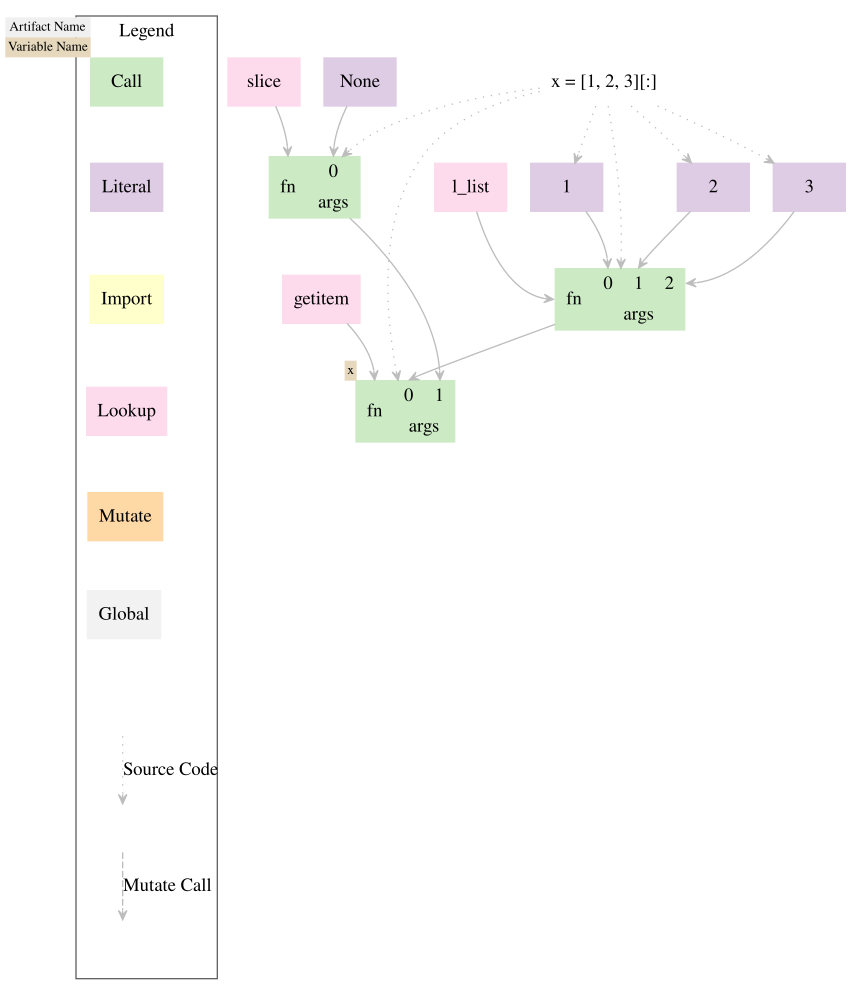

Here is the Python script that generated this plot:
import datetime
from pathlib import *
from lineapy.data.types import *
from lineapy.utils import get_new_id

source_1 = SourceCode(
    code="x = [1, 2, 3][:]",
    location=PosixPath("[source file path]"),
)
call_1 = CallNode(
    source_location=SourceLocation(
        lineno=1,
        col_offset=4,
        end_lineno=1,
        end_col_offset=13,
        source_code=source_1.id,
    ),
    function_id=LookupNode(
        name="l_list",
    ).id,
    positional_args=[
        LiteralNode(
            source_location=SourceLocation(
                lineno=1,
                col_offset=5,
                end_lineno=1,
                end_col_offset=6,
                source_code=source_1.id,
            ),
            value=1,
        ).id,
        LiteralNode(
            source_location=SourceLocation(
                lineno=1,
                col_offset=8,
                end_lineno=1,
                end_col_offset=9,
                source_code=source_1.id,
            ),
            value=2,
        ).id,
        LiteralNode(
            source_location=SourceLocation(
                lineno=1,
                col_offset=11,
                end_lineno=1,
                end_col_offset=12,
                source_code=source_1.id,
            ),
            value=3,
        ).id,
    ],
)
global_1 = GlobalNode(
    name="foo",
    call_id=call_1.id,
)
global_2 = GlobalNode(
    name="a",
    call_id=call_1.id,
)
global_3 = GlobalNode(
    name="my_function",
    call_id=call_1.id,
)
global_4 = GlobalNode(
    name="new_df",
    call_id=call_1.id,
)
global_5 = GlobalNode(
    name="r11",
    call_id=call_1.id,
)
global_6 = GlobalNode(
    name="types",
    call_id=call_1.id,
)
global_7 = GlobalNode(
    name="obj",
    call_id=call_1.id,
)
global_8 = GlobalNode(
    name="Decimal",
    call_id=call_1.id,
)
global_9 = GlobalNode(
    name="decimal",
    call_id=call_1.id,
)
global_10 = GlobalNode(
    name="y",
    call_id=call_1.id,
)
global_11 = GlobalNode(
    name="clf",
    call_id=call_1.id,
)
global_12 = GlobalNode(
    name="is_new",
    call_id=call_1.id,
)
global_13 = GlobalNode(
    name="assets",
    call_id=call_1.id,
)
global_14 = GlobalNode(
    name="RandomForestClassifier",
    call_id=call_1.id,
)
global_15 = GlobalNode(
    name="sklearn.ensemble",
    call_id=call_1.id,
)
global_16 = GlobalNode(
    name="sns",
    call_id=call_1.id,
)
global_17 = GlobalNode(
    name="alt",
    call_id=call_1.id,
)
global_18 = GlobalNode(
    name="e",
    call_id=call_1.id,
)
global_19 = GlobalNode(
    name="d",
    call_id=call_1.id,
)
global_20 = GlobalNode(
    name="altair",
    call_id=call_1.id,
)
global_21 = GlobalNode(
    name="r10",
    call_id=call_1.id,
)
global_22 = GlobalNode(
    name="df",
    call_id=call_1.id,
)
global_23 = GlobalNode(
    name="r8",
    call_id=call_1.id,
)
global_24 = GlobalNode(
    name="r9",
    call_id=call_1.id,
)
global_25 = GlobalNode(
    name="r7",
    call_id=call_1.id,
)
global_26 = GlobalNode(
    name="r6",
    call_id=call_1.id,
)
global_27 = GlobalNode(
    name="r5",
    call_id=call_1.id,
)
global_28 = GlobalNode(
    name="r3",
    call_id=call_1.id,
)
global_29 = GlobalNode(
    name="r2",
    call_id=call_1.id,
)
global_30 = GlobalNode(
    name="r1",
    call_id=call_1.id,
)
global_31 = GlobalNode(
    name="img",
    call_id=call_1.id,
)
global_32 = GlobalNode(
    name="open",
    call_id=call_1.id,
)
global_33 = GlobalNode(
    name="PIL.Image",
    call_id=call_1.id,
)
global_34 = GlobalNode(
    name="plt",
    call_id=call_1.id,
)
global_35 = GlobalNode(
    name="ls",
    call_id=call_1.id,
)
global_36 = GlobalNode(
    name="DataFrame",
    call_id=call_1.id,
)
global_37 = GlobalNode(
    name="v",
    call_id=call_1.id,
)
global_38 = GlobalNode(
    name="r4",
    call_id=call_1.id,
)
global_39 = GlobalNode(
    name="pandas",
    call_id=call_1.id,
)
global_40 = GlobalNode(
    name="bs",
    call_id=call_1.id,
)
global_41 = GlobalNode(
    name="x",
    call_id=call_1.id,
)
global_42 = GlobalNode(
    name="pd",
    call_id=call_1.id,
)
global_43 = GlobalNode(
    name="c",
    call_id=call_1.id,
)
global_44 = GlobalNode(
    name="math",
    call_id=call_1.id,
)
global_45 = GlobalNode(
    name="b",
    call_id=call_1.id,
)
call_3 = CallNode(
    source_location=SourceLocation(
        lineno=1,
        col_offset=4,
        end_lineno=1,
        end_col_offset=16,
        source_code=source_1.id,
    ),
    function_id=LookupNode(
        name="getitem",
    ).id,
    positional_args=[
        call_1.id,
        CallNode(
            source_location=SourceLocation(
                lineno=1,
                col_offset=14,
                end_lineno=1,
                end_col_offset=15,
                source_code=source_1.id,
            ),
            function_id=LookupNode(
                name="slice",
            ).id,
            positional_args=[LiteralNode().id],
        ).id,
    ],
)
